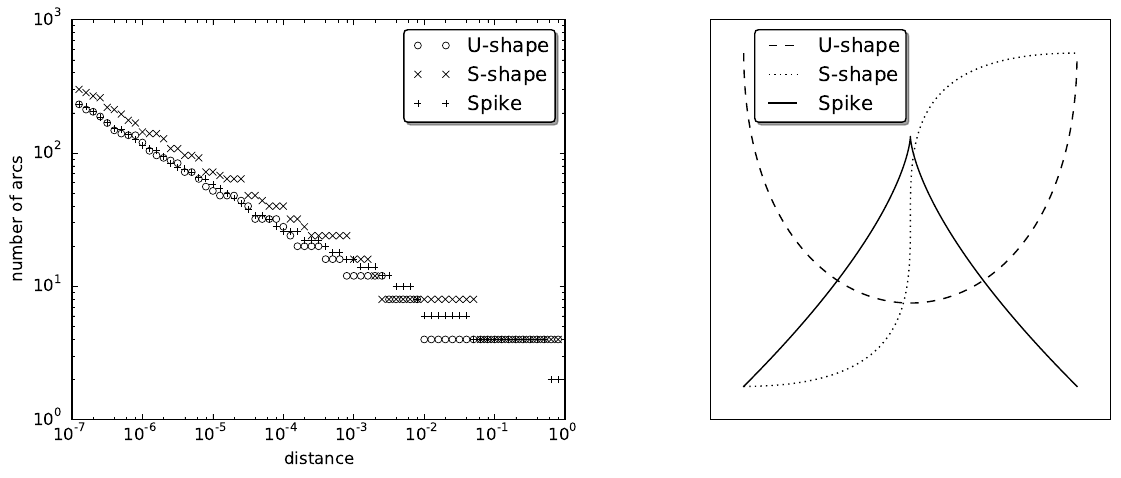

Python code for this plot:
from approximate import *
from matplotlib import pyplot as plt

r = 1
curves = [
    CubicBezier([Point(0, r), Point(0, 0), Point(r, 0), Point(r, r)]),
    CubicBezier([Point(0, 0), Point(r, 0), Point(0, r), Point(r, r)]),
    CubicBezier([Point(0, 0), Point(r, r), Point(0, r), Point(r, 0)]),
]

def f(curve, err):
    arcs = []
    subdivide(curve, err, arcs)
    return len(arcs)

names = [
    "U-shape",
    "S-shape",
    "Spike",
]

styles = ['--', ':', '-']
markers = ['o', 'x', '+']

fig = plt.figure(num=None, figsize=(14, 5), dpi=100)

g = plt.subplot(1, 2, 1)

for name, marker, curve, style in zip(names, markers, curves, styles):
    n = 70
    errs = []
    ns = []
    last_n = None
    style = ''
    for err in (0.1**(0.1*i) for i in range(1, n)):
        n = f(curve, err)
        if n != last_n:
            g.loglog(errs, ns, marker=marker, ls=style, ms=5, color='black', mfc='none')
            ns = []
            errs = []
        ns.append(n)
        errs.append(err)
        last_n = n
    g.loglog(errs, ns, marker=marker, ls=style, ms=5, label=name, color='black', mfc='none')

g.legend(fancybox=True, shadow=True)

g.set_xlabel('distance')
g.set_ylabel('number of arcs')

g = plt.subplot(1, 2, 2)

for curve, style, name in zip(curves, styles, names):
    points = curve.sample()

    x = [p.x for p in points]
    y = [p.y for p in points]

    g.plot(x, y, ls=style, color='black', label=name)

g.legend(loc='upper center', bbox_to_anchor=(0.3, 1.0), fancybox=True, shadow=True)
g.set_xlim(-0.1*r, 1.1*r)
g.set_ylim(-0.1*r, 1.1*r)
g.set_aspect(1)
g.xaxis.set_visible(False)
g.yaxis.set_visible(False)
#-0.3114 x + 1.972
#-0.3069 x + 1.287
#-0.2906 x + 0.745
plt.savefig("count_arcs.pdf", bbox_inches="tight")
#plt.show()

if 0:
    import numpy as np

    r = 1
    curves = [
        CubicBezier([Point(0, r), Point(0, 0), Point(r, 0), Point(r, r)]),
        CubicBezier([Point(0, 0), Point(r, 0), Point(0, r), Point(r, r)]),
        CubicBezier([Point(0, 0), Point(r, r), Point(0, r), Point(r, 0)]),
    ]

    curve = curves[1]

    x = np.array([0.1**(0.1*i) for i in range(20, 50)])
    y = np.array([f(curve, value) for value in x])

    p = np.poly1d(np.polyfit(np.log(x), np.log(y), 1))
    print(p)

    plt.loglog(x, y)
    t = np.linspace(np.min(x), np.max(x))
    s = t**p[1]*np.exp(p[0])
    plt.loglog(t, s)
    plt.show()
